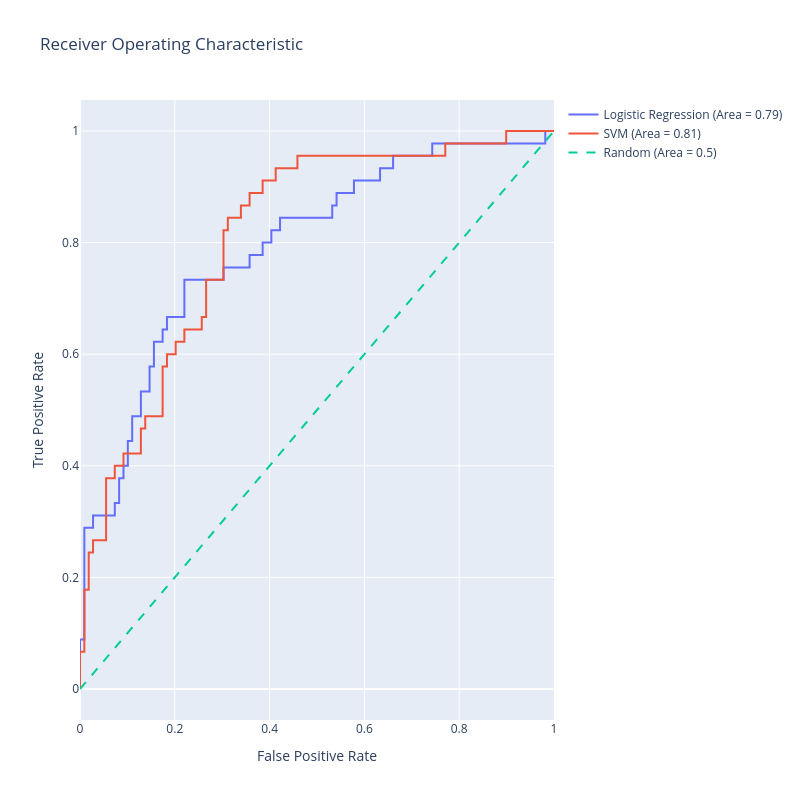

Notebook code for this chart:
### Code cell
# Assuming that X_train, X_test, y_train, y_test are already defined

# SVM requires feature scaling for better performance
scaler = StandardScaler()
X_train_scaled = scaler.fit_transform(X_train)
X_test_scaled = scaler.transform(X_test)

# Logistic Regression model
lr_model = LogisticRegression(max_iter=1000)
lr_model.fit(X_train, y_train)
lr_scores = lr_model.predict_proba(X_test)[:,1]

# SVM model
svm_model = SVC(probability=True)
svm_model.fit(X_train_scaled, y_train)
svm_scores = svm_model.predict_proba(X_test_scaled)[:,1]

# Generate ROC curve data for logistic regression model
lr_fpr, lr_tpr, lr_thresholds = roc_curve(y_test, lr_scores)
lr_auc = roc_auc_score(y_test, lr_scores)

# Generate ROC curve data for SVM model
svm_fpr, svm_tpr, svm_thresholds = roc_curve(y_test, svm_scores)
svm_auc = roc_auc_score(y_test, svm_scores)

# Generate a trace for the Logistic Regression ROC curve
trace0 = go.Scatter(
    x=lr_fpr,
    y=lr_tpr,
    mode='lines',
    name=f'Logistic Regression (Area = {lr_auc:.2f})'
)

# Generate a trace for the SVM ROC curve
trace1 = go.Scatter(
    x=svm_fpr,
    y=svm_tpr,
    mode='lines',
    name=f'SVM (Area = {svm_auc:.2f})'
)

# Diagonal line
trace2 = go.Scatter(
    x=[0, 1],
    y=[0, 1],
    mode='lines',
    name='Random (Area = 0.5)',
    line=dict(dash='dash')
)

data = [trace0, trace1, trace2]

# Define layout with square aspect ratio
layout = go.Layout(
    title='Receiver Operating Characteristic',
    xaxis=dict(title='False Positive Rate'),
    yaxis=dict(title='True Positive Rate'),
    autosize=False,
    width=800,
    height=800,
    showlegend=True
)

# Define figure and add data
fig = go.Figure(data=data, layout=layout)

# Show figure
fig.show()

### Figure 1 — Plotly figure (JSON) as saved in the notebook; plotly's stock layout.template omitted (floating-point values rounded to 4 significant figures)
{"data": [{"mode": "lines", "name": "Logistic Regression (Area = 0.79)", "type": "scatter", "x": [0.0, 0.0, 0.0, 0.009174, 0.009174, 0.02752, 0.02752, 0.07339, 0.07339, 0.08257, 0.08257, 0.09174, 0.09174, 0.1009, 0.1009, 0.1101, 0.1101, 0.1284, 0.1284, 0.1468, 0.1468, 0.156, 0.156, 0.1743, 0.1743, 0.1835, 0.1835, 0.2202, 0.2202, 0.3028, 0.3028, 0.3578, 0.3578, 0.3853, 0.3853, 0.4037, 0.4037, 0.422, 0.422, 0.5321, 0.5321, 0.5413, 0.5413, 0.578, 0.578, 0.633, 0.633, 0.6606, 0.6606, 0.7431, 0.7431, 0.9817, 0.9817, 1.0], "y": [0.0, 0.02222, 0.08889, 0.08889, 0.2889, 0.2889, 0.3111, 0.3111, 0.3333, 0.3333, 0.3778, 0.3778, 0.4, 0.4, 0.4444, 0.4444, 0.4889, 0.4889, 0.5333, 0.5333, 0.5778, 0.5778, 0.6222, 0.6222, 0.6444, 0.6444, 0.6667, 0.6667, 0.7333, 0.7333, 0.7556, 0.7556, 0.7778, 0.7778, 0.8, 0.8, 0.8222, 0.8222, 0.8444, 0.8444, 0.8667, 0.8667, 0.8889, 0.8889, 0.9111, 0.9111, 0.9333, 0.9333, 0.9556, 0.9556, 0.9778, 0.9778, 1.0, 1.0]}, {"mode": "lines", "name": "SVM (Area = 0.81)", "type": "scatter", "x": [0.0, 0.0, 0.0, 0.009174, 0.009174, 0.01835, 0.01835, 0.02752, 0.02752, 0.05505, 0.05505, 0.07339, 0.07339, 0.09174, 0.09174, 0.1284, 0.1284, 0.1376, 0.1376, 0.1743, 0.1743, 0.1835, 0.1835, 0.2018, 0.2018, 0.2202, 0.2202, 0.2569, 0.2569, 0.2661, 0.2661, 0.3028, 0.3028, 0.3119, 0.3119, 0.3394, 0.3394, 0.3578, 0.3578, 0.3853, 0.3853, 0.4128, 0.4128, 0.4587, 0.4587, 0.7706, 0.7706, 0.8991, 0.8991, 1.0], "y": [0.0, 0.02222, 0.06667, 0.06667, 0.1778, 0.1778, 0.2444, 0.2444, 0.2667, 0.2667, 0.3778, 0.3778, 0.4, 0.4, 0.4222, 0.4222, 0.4667, 0.4667, 0.4889, 0.4889, 0.5778, 0.5778, 0.6, 0.6, 0.6222, 0.6222, 0.6444, 0.6444, 0.6667, 0.6667, 0.7333, 0.7333, 0.8222, 0.8222, 0.8444, 0.8444, 0.8667, 0.8667, 0.8889, 0.8889, 0.9111, 0.9111, 0.9333, 0.9333, 0.9556, 0.9556, 0.9778, 0.9778, 1.0, 1.0]}, {"line": {"dash": "dash"}, "mode": "lines", "name": "Random (Area = 0.5)", "type": "scatter", "x": [0, 1], "y": [0, 1]}], "layout": {"autosize": false, "height": 800, "showlegend": true, "title": {"text": "Receiver Operating Characteristic"}, "width": 800, "xaxis": {"title": {"text": "False Positive Rate"}}, "yaxis": {"title": {"text": "True Positive Rate"}}}}
